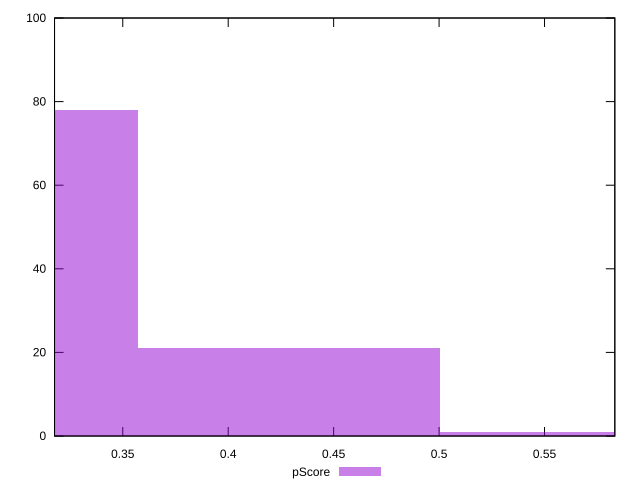

This chart was generated by the following gnuplot code:
reset

$pScore <<EOF
0.28596926334626205 78
0.42895389501939307 21
0.5719385266925241 1
EOF

set key outside below
set boxwidth 0.14298463167313102
set xrange [0.3176470588235294:0.5833333333333334]
set yrange [0:100]
set trange [0:100]
set style fill transparent solid 0.5 noborder
set terminal svg size 640, 490 enhanced background rgb 'white'
set output "report_00014_2021-02-09T15:56:05.503Z/unused-javascript/samples/pages+cached+noadtech+nomedia/pScore/histogram.svg"

plot $pScore title "pScore" with boxes

reset
